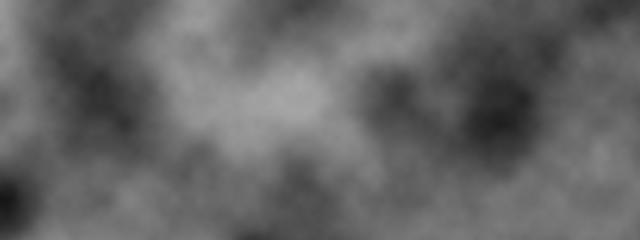
Frame 1 (no input)
Frame 60 (no input): identical to frame 1, image omitted
Frame 120 (the mouse pressed at the canvas centre since frame 60): identical to frame 1, image omitted

The p5.js sketch that drew this single still picture (run headless with seeded random() and noise() and a simulated clock; from frame 60 on, the mouse is pressed at the canvas centre):

// p5.js sketch
// ── sketch.js

function fillPixelsWithNoise(scale) {
    loadPixels();
    for (let i = 0; i < width; i++) {
        for (let j = 0; j < height; j++) {
            const idx = (i + j * width) * 4;

            const bright = noise(i * scale, j * scale) * 255;
            pixels[idx + 0] = bright;
            pixels[idx + 1] = bright;
            pixels[idx + 2] = bright;
            pixels[idx + 3] = 255;
        }
    }
    updatePixels();
}

function setup() {
    createCanvas(640, 240);
    background(255);

    noiseDetail(7, 0.4)
    fillPixelsWithNoise(0.01);
}

function draw() {
}
